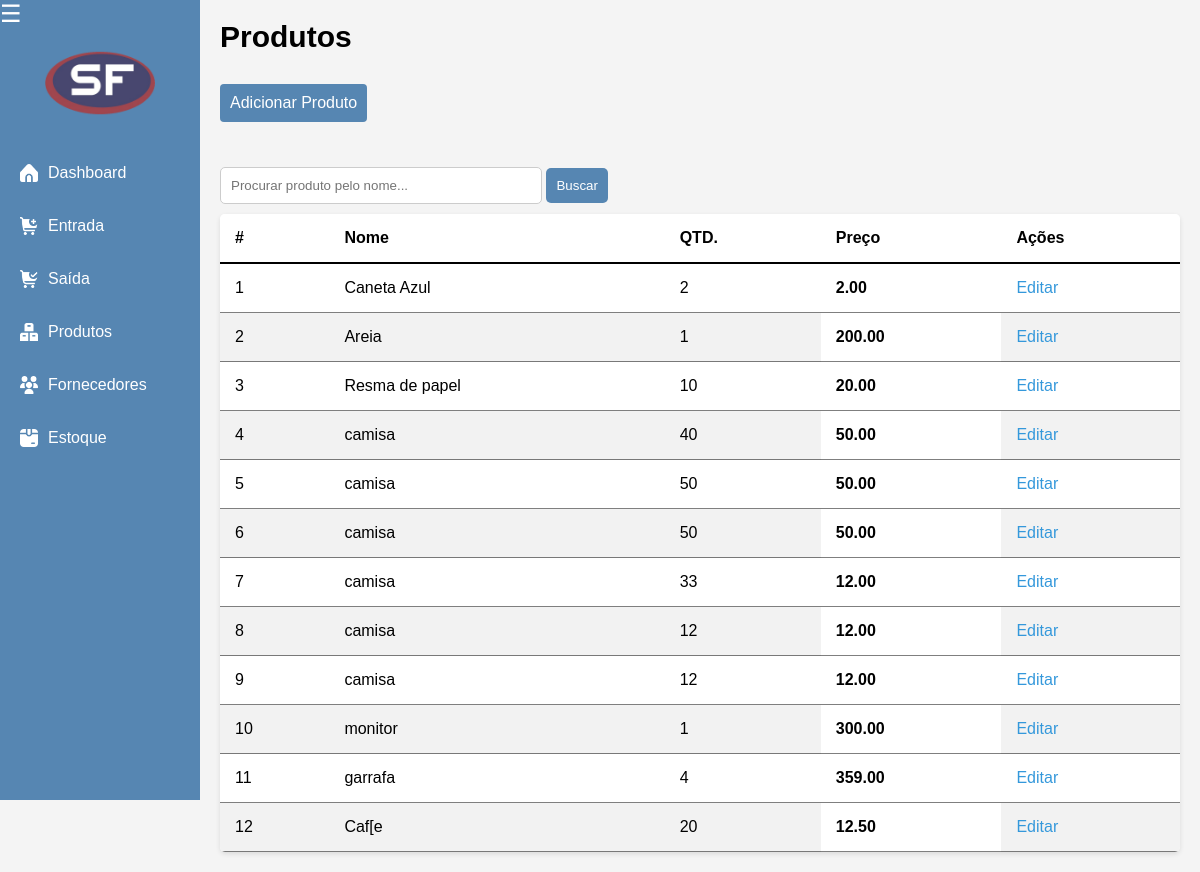
/estoque/listar_produtos/, run on an earlier commit of the app's database.
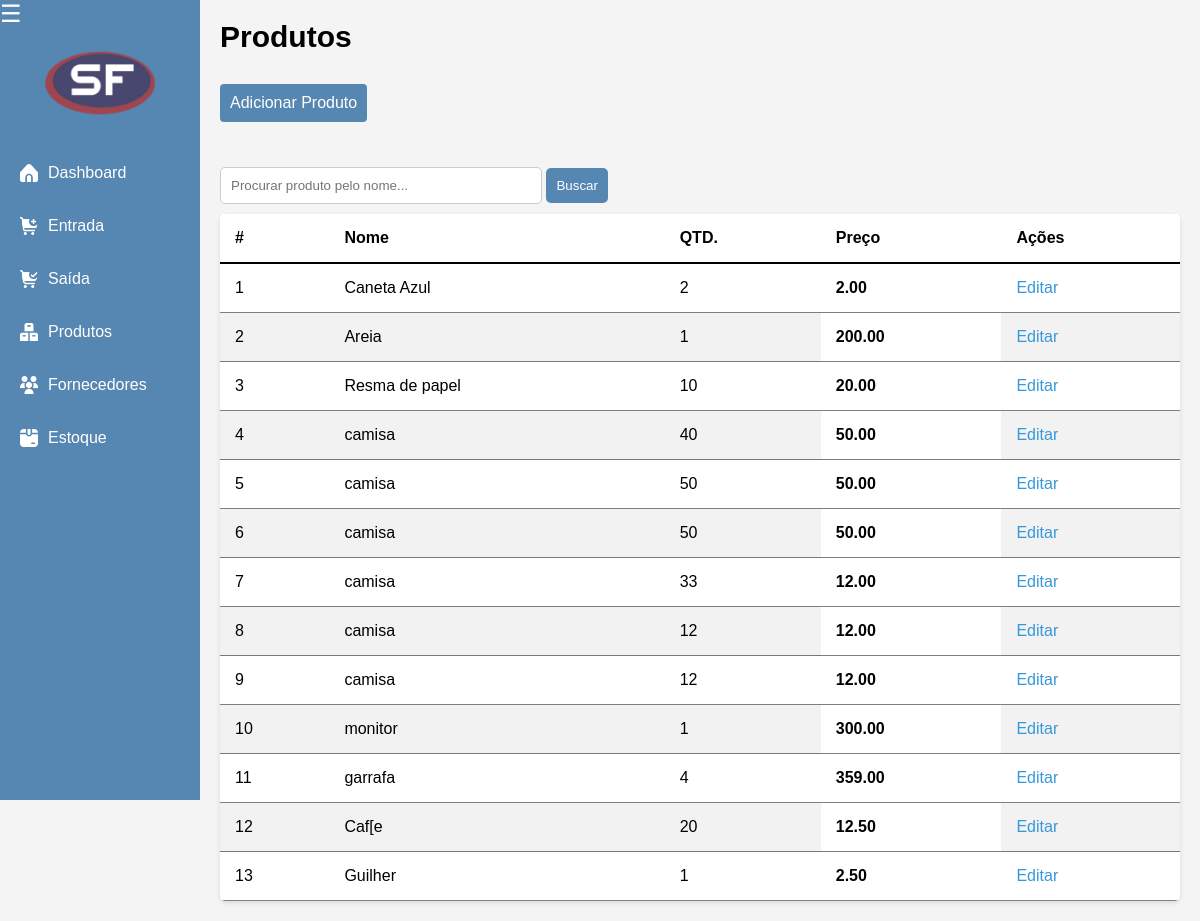
And on a later commit of the database.
### estoque/models.py (models this page shows, shortened)
class Produto(models.Model):
    nome = models.CharField(max_length=100)
    descricao = models.TextField(blank=True, null=True)
    preco = models.DecimalField(max_digits=10, decimal_places=2)
    quantidade = models.PositiveIntegerField()

### estoque/views.py (the view)
# urls.py: path('listar_produtos/', views.listar_produtos, name='listar_produtos'),
def listar_produtos(request):
    produtos = Produto.objects.all()
    return render(request, 'listar_produtos.html', {'produtos': produtos})

### estoque/templates/listar_produtos.html (shortened to what this page needs)
{% extends 'base_produto.html'%}
{% load static %}
{% block 'body' %}
<div class="content">
    <h1>Produtos</h1>
    <div class="funcoes">
        <a href="{% url 'adicionar_produto' %}">Adicionar Produto</a>
    </div>
    <div class="search-bar">
        <input type="text" id="buscaInput" placeholder="Procurar produto pelo nome...">
        <button onclick="buscaProduto()">Buscar</button>
    </div>
    <table class="tabela">
        <thead>
            <tr>
                <th>#</th>
                <th>Nome</th>
                <th>QTD.</th>
                <th>Preço</th>
                <th>Ações</th>
            </tr>
        </thead>
        <tbody id="produto">
            {% for produto in produtos %}
            <tr>
                <td>{{ forloop.counter }}</td>
                <td>{{ produto.nome }}</td>
                <td>{{ produto.quantidade }}</td>
                <th>{{ produto.preco }}</th>
                <td>
                    <a href="{% url 'editar_produtos' produto.pk %}">Editar</a>
                </td>
            </tr>
            {% endfor %}
        </tbody>
    </table>
</div>
{% endblock %}

### templates/base_produto.html (shortened to what this page needs)
{% load static %}
<!DOCTYPE html>
<html lang="pt-BR">
<head>
  <link rel="stylesheet" href="https://cdnjs.cloudflare.com/ajax/libs/font-awesome/5.15.3/css/all.min.css">
  <link rel="stylesheet" href="{% static 'css/dashboard.css' %}">
</head>
<body>
  <div class="sidebar" id="sidebar">
    <div class="menu-toggle" onclick="toggleSidebar()">&#9776;</div>
    <div class="img-menu">
      <img src="{% static 'img/logo-loja.png' %}" alt="">
    </div>
    <div>
      <ul>
        <li><img src="{% static 'img/icon-home.png' %}"><a href="dashboard.html">Dashboard</a></li>
        <li><img src="{% static 'img/icon-entrada.png' %}"><a href="{% url 'adicionar_produto' %}">Entrada</a></li>
        <li><img src="{% static 'img/icon-saida.png' %}"><a href="saida.html">Saída</a></li>
        <li><img src="{% static 'img/icon-produtos.png'%}"><a href="produtos.html">Produtos</a></li>
        <li><img src="{% static 'img/icon-fornecedores.png'%}"><a href="fornecedores.html">Fornecedores</a></li>
        <li><img src="{% static 'img/icon-estoque.png' %}"><a href="estoque.html">Estoque</a></li>
      </ul>
    </div>
  </div>
  {% block 'body'%}{% endblock %}
</body>
</html>

### static/css/dashboard.css (style rules this page uses)
body { background-color: #f4f4f4; margin: 0; font-family: Arial, sans-serif; display: flex; }
.menu-toggle { cursor: pointer; font-size: 24px; }
.sidebar { width: 200px; background-color: #5686B2; color: white; height: 100vh; position: fixed; top: 0px; left: 0; overflow-y: auto; transition: width 0.3s; }
.sidebar .img-menu { display: flex; justify-content: center; margin-top: 0px; align-items: center; }
.sidebar .img-menu img { width: 110px; }
.sidebar ul { list-style: none; padding: 0; justify-content: space-between; }
.sidebar ul li { display: flex; flex-direction: row; margin: 15px 0px 0px 20px; align-items: center; }
.sidebar ul li img { width: 10%; height: 10%; }
.sidebar ul li a, .sidebar a:last-child { color: white; text-decoration: none; display: block; padding: 10px; border-radius: 5px; transition: background-color 0.3s; }
.content { margin-top: -20px; margin-left: 200px; padding: 20px; flex-grow: 1; transition: margin-left 0.3s; }
h1 { margin: 10; font-size: 30px; }
.funcoes { display: flex; flex-direction: row; }
.funcoes a { margin-top: 10px; margin-bottom: 5px; margin-right: 10px; padding: 10px; border: none; border-radius: 4px; text-decoration: none; background-color: #5686B2; color: #fff; cursor: pointer; }
.search-bar { margin-top: 40px; margin-bottom: -10px; }
.search-bar input[type="text"] { padding: 10px; width: 300px; border: 1px solid #ccc; border-radius: 5px; }
.search-bar button { padding: 10px; border: none; background-color: #5686B2; color: white; border-radius: 5px; cursor: pointer; }
.tabela { width: 100%; margin-top: 20px; border-collapse: collapse; background-color: white; border-radius: 5px; overflow: hidden; box-shadow: 0 2px 5px rgba(0, 0, 0, 0.1); transition: transform 0.3s, box-shadow 0.3s; }
.tabela thead { border-bottom: 2px solid black; }
.tabela th, .tabela td { border-bottom: 1px solid rgba(0, 0, 0, 0.5); padding: 15px; text-align: left; }
.tabela th { background-color: white; color: black; }
.tabela tbody tr:nth-child(even) { background-color: #f2f2f2; }
.tabela a { color: #3498db; text-decoration: none; }

What changed in the data, as far as the page shows it:
added Produto: nome "Guilher", quantidade "1", preco "2.50"
